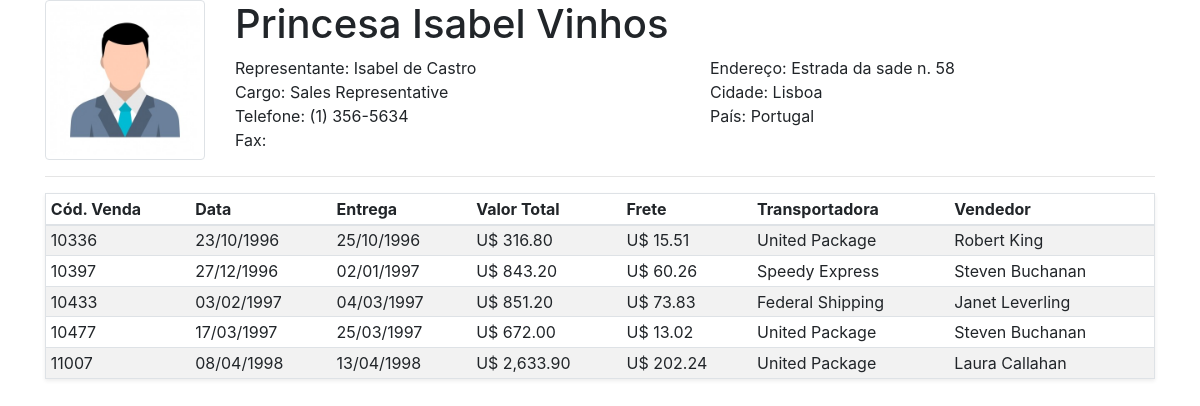
The page /Painel.php?idPg=11&tbl=customers&column=CustomerID&id=PRINI on the database its author committed.
### tables this page shows
CREATE TABLE IF NOT EXISTS `customers` (
  `CustomerID` varchar(5) NOT NULL,
  `CompanyName` varchar(40) NOT NULL,
  `ContactName` varchar(30) DEFAULT NULL,
  `ContactTitle` varchar(30) DEFAULT NULL,
  `Address` varchar(60) DEFAULT NULL,
  `City` varchar(15) DEFAULT NULL,
  `Region` varchar(15) DEFAULT NULL,
  `PostalCode` varchar(10) DEFAULT NULL,
  `Country` varchar(15) DEFAULT NULL,
  `Phone` varchar(24) DEFAULT NULL,
  `Fax` varchar(24) DEFAULT NULL,
  PRIMARY KEY (`CustomerID`),
  KEY `City` (`City`),
  KEY `CompanyName` (`CompanyName`),
  KEY `PostalCode` (`PostalCode`),
  KEY `Region` (`Region`)
);

CREATE TABLE IF NOT EXISTS `orders` (
  `OrderID` int(11) NOT NULL AUTO_INCREMENT,
  `CustomerID` varchar(5) DEFAULT NULL,
  `EmployeeID` int(11) DEFAULT NULL,
  `OrderDate` datetime DEFAULT NULL,
  `RequiredDate` datetime DEFAULT NULL,
  `ShippedDate` datetime DEFAULT NULL,
  `ShipVia` int(11) DEFAULT NULL,
  `Freight` decimal(10,4) DEFAULT '0.0000',
  `ShipName` varchar(40) DEFAULT NULL,
  `ShipAddress` varchar(60) DEFAULT NULL,
  `ShipCity` varchar(15) DEFAULT NULL,
  `ShipRegion` varchar(15) DEFAULT NULL,
  `ShipPostalCode` varchar(10) DEFAULT NULL,
  `ShipCountry` varchar(15) DEFAULT NULL,
  PRIMARY KEY (`OrderID`),
  KEY `OrderDate` (`OrderDate`),
  KEY `ShippedDate` (`ShippedDate`),
  KEY `ShipPostalCode` (`ShipPostalCode`),
  KEY `FK_Orders_Customers` (`CustomerID`),
  KEY `FK_Orders_Employees` (`EmployeeID`),
  KEY `FK_Orders_Shippers` (`ShipVia`)
);

CREATE TABLE IF NOT EXISTS `shippers` (
  `ShipperID` int(11) NOT NULL AUTO_INCREMENT,
  `CompanyName` varchar(40) NOT NULL,
  `Phone` varchar(24) DEFAULT NULL,
  PRIMARY KEY (`ShipperID`)
);

CREATE TABLE IF NOT EXISTS `employees` (
  `EmployeeID` int(11) NOT NULL AUTO_INCREMENT,
  `LastName` varchar(20) NOT NULL,
  `FirstName` varchar(10) NOT NULL,
  `Title` varchar(30) DEFAULT NULL,
  `TitleOfCourtesy` varchar(25) DEFAULT NULL,
  `BirthDate` datetime DEFAULT NULL,
  `HireDate` datetime DEFAULT NULL,
  `Address` varchar(60) DEFAULT NULL,
  `City` varchar(15) DEFAULT NULL,
  `Region` varchar(15) DEFAULT NULL,
  `PostalCode` varchar(10) DEFAULT NULL,
  `Country` varchar(15) DEFAULT NULL,
  `HomePhone` varchar(24) DEFAULT NULL,
  `Extension` varchar(4) DEFAULT NULL,
  `Photo` longblob,
  `Notes` mediumtext NOT NULL,
  `ReportsTo` int(11) DEFAULT NULL,
  `PhotoPath` varchar(255) DEFAULT NULL,
  `Salary` float DEFAULT NULL,
  PRIMARY KEY (`EmployeeID`),
  KEY `LastName` (`LastName`),
  KEY `PostalCode` (`PostalCode`),
  KEY `FK_Employees_Employees` (`ReportsTo`)
);

### FuncoesDAO.php (called while the page is built, shortened)
<?php
function consultarPorId($vConn, $tbl, $column, $id){
    $sqlCliente = "Select * from $tbl where $column like '$id'";
    $rsCliente = mysqli_query($vConn, $sqlCliente) or die(mysqli_error($vConn));
    return $rsCliente;
}
function listarVendasCliente($vConn, $id){
    $sqlVendas = "Select * from orders O, employees E, Shippers S where O.CustomerId like '$id' and O.EmployeeID = E.EmployeeID and O.ShipVia = S.ShipperID";
    $rsVendas = mysqli_query($vConn, $sqlVendas) or die(mysqli_error($vConn));
    return $rsVendas;
}
function calcularCompra($vConn, $idVenda){
    $sqlTotal = "SELECT sum(OD.UnitPrice * OD.Quantity) as total FROM Orderdetails OD,";
    $sqlTotal .= "Orders O where OD.orderid = O.orderid and O.orderid = $idVenda";
    $rsTotal = mysqli_query($vConn, $sqlTotal) or die(mysqli_error($vConn));
    $tblTotal = mysqli_fetch_array($rsTotal);
    return $tblTotal['total'];
}
function corrigirData($tmpData){
    $vData = explode("-", $tmpData);
    $vDia = explode(" ", $vData[2]);
    return $vDia[0] . "/" . $vData[1] . "/" . $vData[0];
}
?>

### InfoCliente.php (the view)
<?php
$id = $_GET['id'];
$tbl = $_GET['tbl'];
$column = $_GET['column'];
$rsCliente = consultarPorId($vConn, $tbl, $column, $id);
$rsVenda = listarVendasCliente($vConn, $id);
$tblCliente = mysqli_fetch_array($rsCliente);
?>
<div class="row">
    <div class="col-lg-2">
        <img src="img/user.jpg" class="img-thumbnail">
    </div>
    <div class="col-lg-10">
        <div class="row">
            <div class="col-lg-12">
                <h1><?= $tblCliente['CompanyName'] ?></h1>
            </div>
        </div>
        <div class="row">
            <div class="col-lg-6">
                Representante: <?= $tblCliente['ContactName'] ?><br>
                Cargo: <?= $tblCliente['ContactTitle'] ?><br>
                Telefone: <?= $tblCliente['Phone'] ?><br>
                Fax: <?= $tblCliente['Fax'] ?><br>
            </div>
            <div class="col-lg-6">
                Endereço: <?= $tblCliente['Address'] ?><br>
                Cidade: <?= $tblCliente['City'] ?><br>
                País: <?= $tblCliente['Country'] ?><br>
            </div>
        </div>
    </div>
</div>
        <hr>
        <table class="table table-sm table-striped shadow-sm border">
            <thead>
                    <th>Cód. Venda</th>
                    <th>Data</th>
                    <th>Entrega</th>
                    <th>Valor Total</th>
                    <th>Frete</th>
                    <th>Transportadora</th>
                    <th>Vendedor</th>
            </thead>
            <tbody>
                <?php
                while ($tblVenda = mysqli_fetch_array($rsVenda)) {
                    ?>
                    <tr>
                        <td><?= $tblVenda['OrderID'] ?></td>
                        <td><?= corrigirData($tblVenda['OrderDate']) ?></td>
                        <td><?= corrigirData($tblVenda['ShippedDate']) ?></td>
                        <td>U$ <?=number_format(calcularCompra($vConn, $tblVenda['OrderID']),2) ?></td>
                        <td>U$ <?= number_format($tblVenda['Freight'], 2) ?></td>
                        <td><?= $tblVenda['CompanyName'] ?></td>
                        <td><?= $tblVenda['FirstName'] . " " . $tblVenda['LastName'] ?></td>
                    </tr>
                <?php } ?>
            </tbody>
        </table>

### rows shown on the page
customers: CompanyName "Princesa Isabel Vinhos", ContactName "Isabel de Castro", ContactTitle "Sales Representative", Phone "(1) 356-5634", Address "Estrada da sade n. 58", City "Lisboa", Country "Portugal"
orders: OrderID "10336", OrderDate "23/10/1996", ShippedDate "25/10/1996", OrderID "316.80", Freight "15.51", shippers.CompanyName "United Package", EmployeeID.FirstName "Robert", EmployeeID.LastName "King"
orders: OrderID "10397", OrderDate "27/12/1996", ShippedDate "02/01/1997", OrderID "843.20", Freight "60.26", shippers.CompanyName "Speedy Express", EmployeeID.FirstName "Steven", EmployeeID.LastName "Buchanan"
orders: OrderID "10433", OrderDate "03/02/1997", ShippedDate "04/03/1997", OrderID "851.20", Freight "73.83", shippers.CompanyName "Federal Shipping", EmployeeID.FirstName "Janet", EmployeeID.LastName "Leverling"
orders: OrderID "10477", OrderDate "17/03/1997", ShippedDate "25/03/1997", OrderID "672.00", Freight "13.02", shippers.CompanyName "United Package", EmployeeID.FirstName "Steven", EmployeeID.LastName "Buchanan"
orders: OrderID "11007", OrderDate "08/04/1998", ShippedDate "13/04/1998", OrderID "2,633.90", Freight "202.24", shippers.CompanyName "United Package", EmployeeID.FirstName "Laura", EmployeeID.LastName "Callahan"
